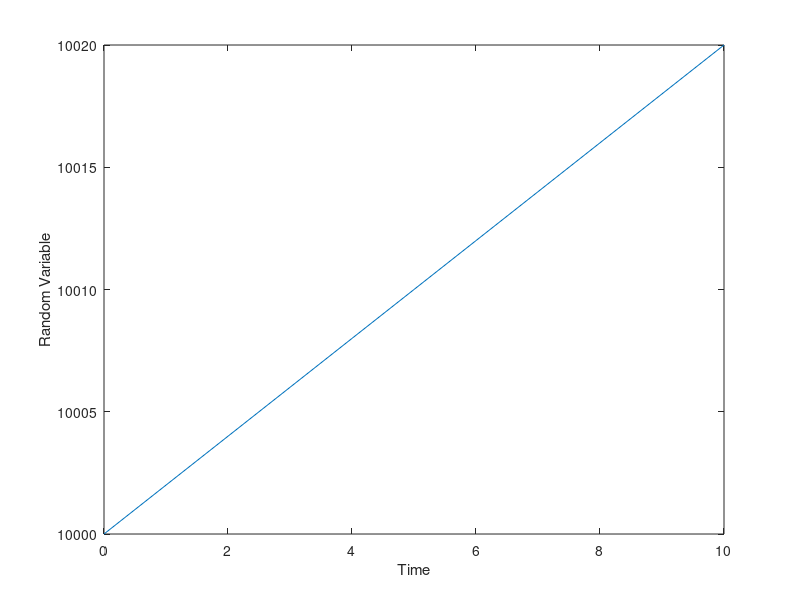
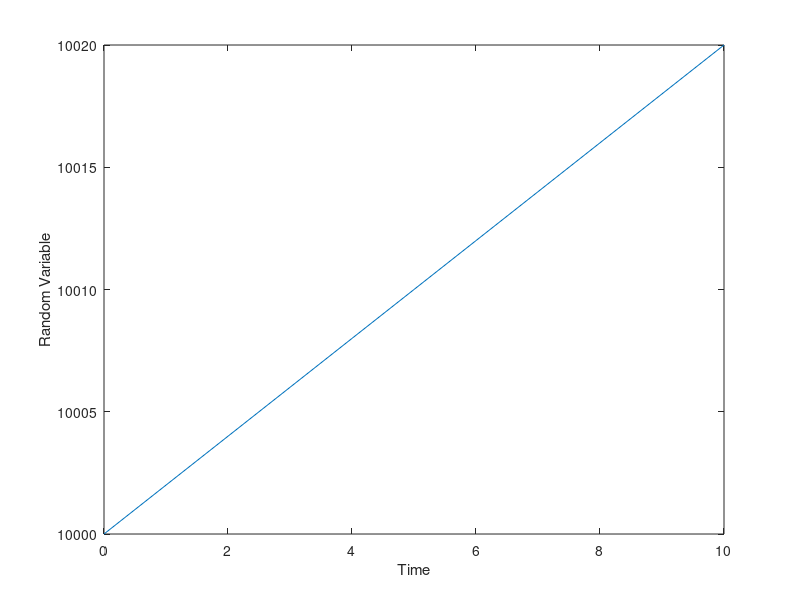

MATLAB code for these plots, in order:
meteorite.IL = 10000;
meteorite.impactStart = 170;
meteorite.coordinates = [-0.54 0.54];
meteorite.holeRadius_IL4 = 0.03;
meteorite.holeRadius_IL5 = 0.09;
meteorite.dustDuration = 18;
meteorite.dustAccumRate = '0 ! 10 ! 10';
Sys6U.agent_operational_mode = 1;
Sys6U.settings_csv = 'HMS_Agent_Settings_User.csv';
Sys6U.test_settings_file = 'Diagnostic_Test_Settings_User.csv';

randomVar = [meteorite.IL];

for t = 1:10 
    meteorite.IL = meteorite.IL + 2;
    randomVar = [randomVar meteorite.IL];
end

myFig = figure;
t = [0:10];
plot(t,randomVar)
xlabel("Time")
ylabel("Random Variable")

timeStr = datestr(now, 'yyyy-mm-dd_HH-MM-SS');
fileName = sprintf('myplot_%s.png', timeStr);

saveas(myFig, fileName)
savefig("myplot.fig")
